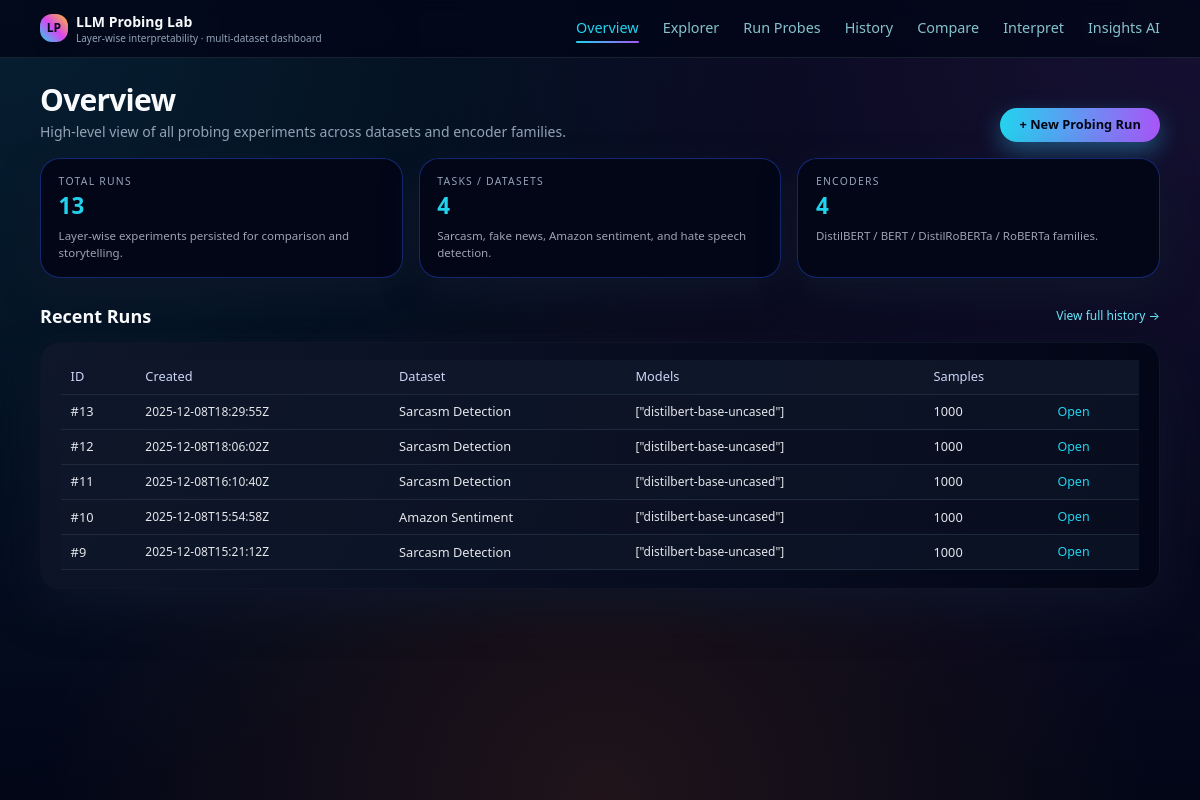
Before: / with the older database file.
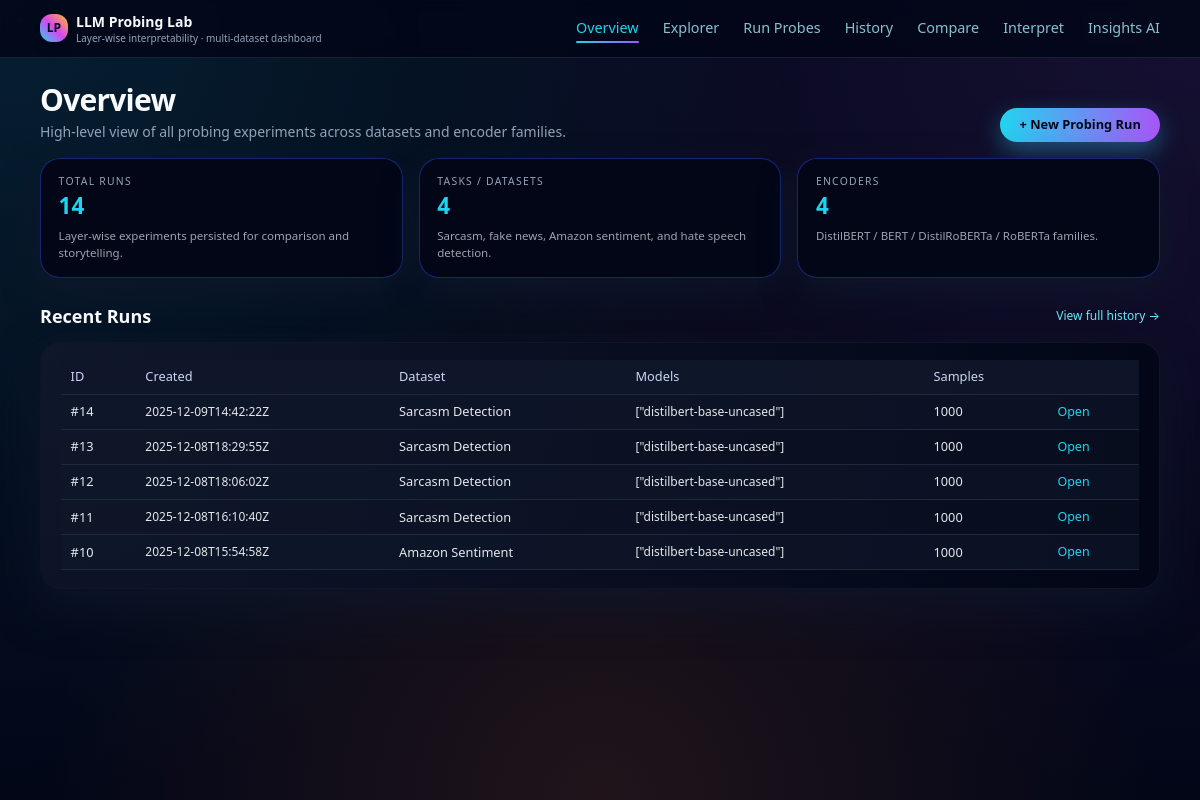
After: the same page with the newer database file.
### tables this page shows
CREATE TABLE runs (
            id INTEGER PRIMARY KEY AUTOINCREMENT,
            created_at TEXT NOT NULL,
            dataset_key TEXT NOT NULL,
            dataset_name TEXT NOT NULL,
            models TEXT NOT NULL,
            sample_size INTEGER NOT NULL,
            mode TEXT NOT NULL, -- 'single' or 'compare'
            summary TEXT
        );

### app.py (the view)
@app.route("/")
def overview():
    runs = list_runs(limit=5)
    total_runs = len(list_runs(limit=1000))
    return render_template(
        "overview.html",
        runs=runs,
        total_runs=total_runs,
        datasets=Config.KAGGLE_DATASETS,
        models=Config.TRANSFORMER_MODELS,
    )

### app.py (called while the page is built)
@app.context_processor
def inject_globals():
    return {
        "NAV_ITEMS": [
            ("overview", "Overview"),
            ("explorer", "Explorer"),
            ("run_probes", "Run Probes"),
            ("history", "History"),
            ("compare", "Compare"),
            ("interpret", "Interpret"),
            ("insights_ai", "Insights AI"),
        ],
        "config": app.config,
    }

### storage.py (called while the page is built)
def get_conn():
    conn = sqlite3.connect(DB_PATH)
    conn.row_factory = sqlite3.Row
    return conn

def _row_to_dict(row):
    if row is None:
        return None
    return {k: row[k] for k in row.keys()}

def list_runs(limit=50):
    conn = get_conn()
    cur = conn.cursor()
    if limit is None:
        cur.execute("SELECT * FROM runs ORDER BY datetime(created_at) DESC")
    else:
        cur.execute(
            "SELECT * FROM runs ORDER BY datetime(created_at) DESC LIMIT ?", (limit,)
        )
    rows = cur.fetchall()
    conn.close()
    return [_row_to_dict(r) for r in rows]

### templates/overview.html
{% extends "base.html" %}
{% block content %}
<section class="mb-6">
  <div class="flex flex-wrap items-end justify-between gap-3 mb-4">
    <div>
      <h1 class="text-2xl md:text-3xl font-semibold tracking-tight mb-1">
        Overview
      </h1>
      <p class="text-slate-400 text-sm max-w-xl">
        High-level view of all probing experiments across datasets and encoder
        families.
      </p>
    </div>
    <a href="{{ url_for('run_probes') }}" class="btn-primary">
      + New Probing Run
    </a>
  </div>
  <div class="grid md:grid-cols-3 gap-4">
    <div class="stat-card">
      <p class="stat-label">Total Runs</p>
      <p class="stat-value">{{ total_runs }}</p>
      <p class="stat-sub">
        Layer-wise experiments persisted for comparison and storytelling.
      </p>
    </div>
    <div class="stat-card">
      <p class="stat-label">Tasks / Datasets</p>
      <p class="stat-value">{{ datasets|length }}</p>
      <p class="stat-sub">
        Sarcasm, fake news, Amazon sentiment, and hate speech detection.
      </p>
    </div>
    <div class="stat-card">
      <p class="stat-label">Encoders</p>
      <p class="stat-value">{{ models|length }}</p>
      <p class="stat-sub">
        DistilBERT / BERT / DistilRoBERTa / RoBERTa families.
      </p>
    </div>
  </div>
</section>
<section>
  <div class="flex items-center justify-between mb-3">
    <h2 class="text-lg font-semibold">Recent Runs</h2>
    <a href="{{ url_for('history') }}" class="text-xs text-cyan-300 hover:underline"
      >View full history →</a
    >
  </div>
  {% if runs %}
  <div class="card">
    <table class="table-basic">
      <thead>
        <tr>
          <th>ID</th>
          <th>Created</th>
          <th>Dataset</th>
          <th>Models</th>
          <th>Samples</th>
          <th></th>
        </tr>
      </thead>
      <tbody>
        {% for r in runs %}
        <tr>
          <td>#{{ r.id }}</td>
          <td class="text-xs text-slate-400">{{ r.created_at }}</td>
          <td>{{ r.dataset_name }}</td>
          <td class="text-xs text-slate-300">{{ r.models }}</td>
          <td>{{ r.sample_size }}</td>
          <td>
            <a
              href="{{ url_for('results', run_id=r.id) }}"
              class="link-inline"
              >Open</a
            >
          </td>
        </tr>
        {% endfor %}
      </tbody>
    </table>
  </div>
  {% else %}
  <p class="text-slate-400 text-sm">
    No runs yet. Start with <b>Run Probes</b> to create your first experiment.
  </p>
  {% endif %}
</section>
{% endblock %}

Changed rows visible on the page:
no longer on this page (row unchanged): runs: id "9", created_at "2025-12-08T15:21:12Z", dataset_name "Sarcasm Detection", models "[\"distilbert-base-uncased\"]", sample_size "1000"
added runs: id "14", created_at "2025-12-09T14:42:22Z", dataset_name "Sarcasm Detection", models "[\"distilbert-base-uncased\"]", sample_size "1000"
Other visible differences:
{{ total_runs }}: "13" → "14"
